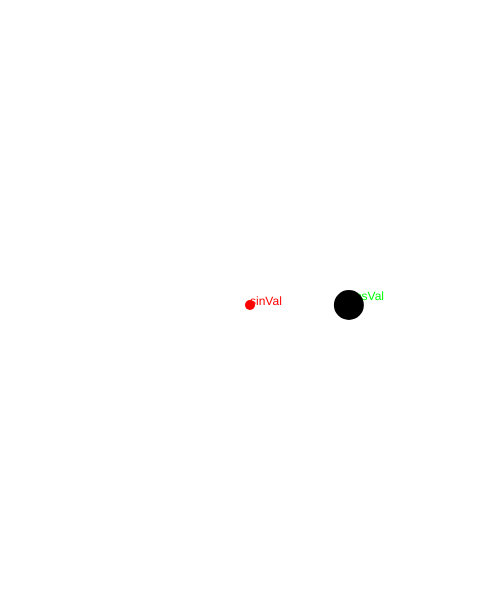
Frame 1 (no input)
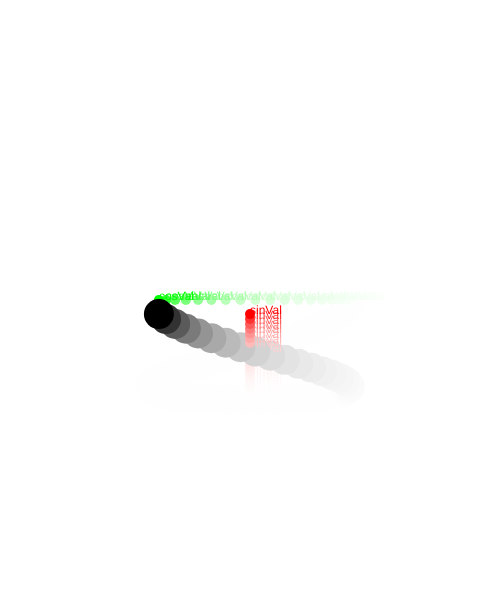
Frame 60 (no input)
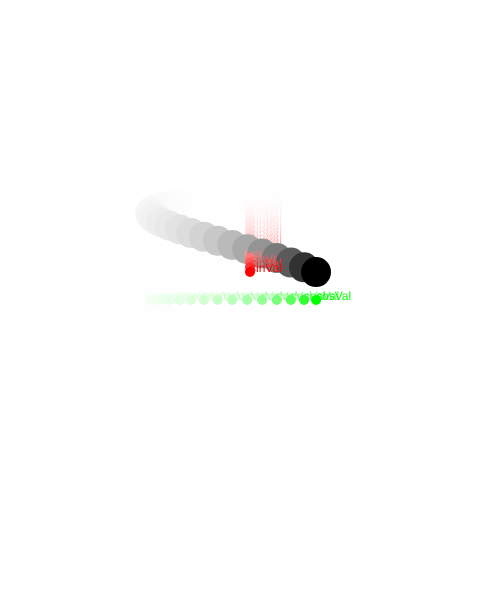
Frame 120 (the mouse pressed at the canvas centre since frame 60)

The p5.js sketch that drew these frames (run headless with seeded random() and noise() and a simulated clock; from frame 60 on, the mouse is pressed at the canvas centre):

// p5.js sketch
// ── sketch.js
//sin and cos 
//amplitude = v.mag()
//x = cos(angle) * amplitude
//y = sin(angle) * ampllitude
//time matters!
"use strict";

var amplitude = 100; //distance
function setup() {
  createCanvas(500, 600);
  noStroke();
}

function draw() {
  background(255,50);
  translate(width / 2, height / 2);
  var sinFreq = frameCount * 0.05; //can be angle, can play with freq
  var cosFreq = frameCount * 0.15; //两个freq可以不一样的
  var sinVal = sin(sinFreq) * amplitude;
  var cosVal = cos(cosFreq) * amplitude;
  
  fill(0,255,0);
  ellipse(cosVal,0,10,10);
  text("cosVal", cosVal,0);
  fill(255,0,0);
  ellipse(0,sinVal,10,10);
  text("sinVal", 0, sinVal);
  
  fill(0);
  ellipse(cosVal,sinVal, 30,30);
}
